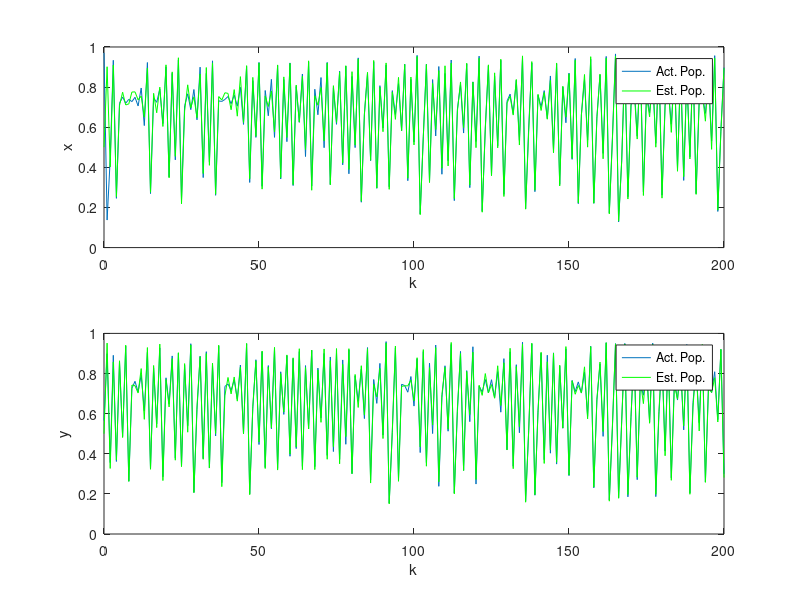

Reproduce this figure in MATLAB.
% Extended Kalman Filter design for the Coupled Logistic Maps
%
% Course: Recursive Estimation, Spring 2013
% Problem Set: Kalman Filtering
%
% --
% ETH Zurich
% Institute for Dynamic Systems and Control
% Philipp Reist
% reistp@ethz.ch
% 2013
%
% --
% Revision history
% [20.05.13, PR]    First version
%

function [] = RE_ProblemSet4Problem8()

% Choose which part of the problem you would like to run:
part = 'a'; % 'a' or 'b'

% System parameters:
mu = 3.9;       % growth rate
a = 0.6;        % process noise
b = 0.15;       % measurement noise
if('a' == part)
    alpha = 0.07;   % migration parameter
else
    alpha = rand*0.1;   % draw random migration parameter
end

%% Initialize actual system and estimator:
% Initialize actual system: Monkey populations
s0 = rand(2,1); % draw random populations

% Estimator parameters:
Q = eye(2)*a^2/12; % process noise variance, identical for v1 and v2
R = eye(2)*b^2/12; % measurement noise variance, identical for w1, w2

% Simulation setup:
Nsteps = 200;   % number of steps to simulate
sk = zeros(2,Nsteps + 1); % array to store actual pops. for reference
sk(:,1) = s0;  % Copy initial populations

% Initialize estimator:
if('a' == part)
    sm0 = 0.5*ones(2,1);    % mean of random initial populations
    Pm0 = eye(2) * 1/12;    % variance of random initial populations
    smk = zeros(2,Nsteps + 1); % array to store posterior means
    Pm = zeros(2,2,Nsteps + 1);    % array to store posterior variances
else
    sm0 = [0.5*ones(2,1);0.05];    % mean of random initial populations and random alpha
    Pm0 = diag(1/12*[ones(1,2),0.01]); % variance of random initial populations
    smk = zeros(3,Nsteps + 1);     % array to store posterior means
    Pm = zeros(3,3,Nsteps + 1);   % array to store posterior variances
end

% copy initial values to storage arrays:
smk(:,1) = sm0;           % copy initial posterior
Pm(:,:,1) = Pm0;          % copy initial state variance

%% Simulate
for i = 2:(Nsteps+1)
    % Update simulation state:
    sk(:,i) = dynamics(sk(:,i-1));
    % Generate measurement
    z = getMeasurement(sk(:,i));
    % Estimator Update:
    % Prior:
    [spk,Ppk] = priorUpdate(smk(:,i-1),Pm(:,:,i-1));
    % Posterior:
    [smk(:,i),Pm(:,:,i)] = posteriorUpdate(spk, Ppk, z);
end

%% Plot results
if('a' == part)
    figure(1)
    subplot(2,1,1)
    plot(0:Nsteps,sk(1,:)),hold on
    plot(0:Nsteps,smk(1,:),'g'), hold off
    xlabel('k')
    ylabel('x')
    legend('Act. Pop.', 'Est. Pop.')
    subplot(2,1,2)
    plot(0:Nsteps,sk(2,:)),hold on
    plot(0:Nsteps,smk(2,:),'g'), hold off
    xlabel('k')
    ylabel('y')
    legend('Act. Pop.', 'Est. Pop.')
else
    figure(1)
    subplot(3,1,1)
    plot(0:Nsteps,sk(1,:)),hold on
    plot(0:Nsteps,smk(1,:),'g'), hold off
    xlabel('k')
    ylabel('x')
    legend('Act. Pop.', 'Est. Pop.')
    subplot(3,1,2)
    plot(0:Nsteps,sk(2,:)),hold on
    plot(0:Nsteps,smk(2,:),'g'), hold off
    xlabel('k')
    ylabel('y')
    legend('Act. Pop.', 'Est. Pop.')
    subplot(3,1,3)
    plot(0:Nsteps,ones(1,Nsteps+1)*alpha),hold on
    plot(0:Nsteps,smk(3,:),'g'), hold off
    xlabel('k')
    ylabel('\alpha')
    legend('Act. Mig. Par.', 'Est. Mig. Par.')
end

%% Nested functions
% dynamics: Update actual populations
% input:    skm, the populations at year k-1
% output:   skp,  the populations at year k
    function [skp]  = dynamics(skm)
        lm = mu*skm.*(1 - skm); % logistic map update
        skp(1,1) = (1-alpha)*lm(1) + (1-a*rand)*alpha*lm(2); % pops. update
        skp(2,1) = (1-alpha)*lm(2) + (1-a*rand)*alpha*lm(1);
    end

% getMeasurement: Obtain measurement from real system
% input:    s, state at time k
% output:   z, measurement at time k, corrupted by meas. noise
    function z = getMeasurement(s)
        z = (1-b*rand(2,1)).*s;
    end

% priorUpdate: EKF prior update
% input:    skm, posterior mean at time k-1
%           Pmm, posterior variance at time k-1
% output:    sp, prior mean at time k
%            Pp, prior variance at time k
    function [sp,Pp] = priorUpdate(skm, Pmm)
        % mean update:
        lm = mu*skm(1:2,1).*(1 - skm(1:2,1)); % logistic map update
        if('a' == part)
            sp(1,1) = (1-alpha)*lm(1) + (1-a/2)*alpha*lm(2); % mean update
            sp(2,1) = (1-alpha)*lm(2) + (1-a/2)*alpha*lm(1); % notice expected value of proc. noise
        else
            sp(1,1) = (1-skm(3))*lm(1) + (1-a/2)*skm(3)*lm(2); % mean update
            sp(2,1) = (1-skm(3))*lm(2) + (1-a/2)*skm(3)*lm(1); % notice expected value of proc. noise
            sp(3,1) = skm(3);
        end
        % Variance update:
        % Linearize the nonlinear dynamics first
        % State dyn: partial f / partial s = A(k-1) =: Akm
        dlmds = mu*(1-2*skm(1:2,1));   % partials of logistic map
        if('a' == part)
            Akm = [(1-alpha)*dlmds(1), (1-a/2)*alpha*dlmds(2);
                (1-a/2)*alpha*dlmds(1),(1-alpha)*dlmds(2)];
            % Noise dyn: partial f / partial v = L(k-1) =: Lkm
            Lkm = [0, -alpha*lm(2); -alpha*lm(1),0];
        else
            Akm = [(1-skm(3))*dlmds(1), (1-a/2)*skm(3)*dlmds(2), -lm(1) + (1-a/2)*lm(2);
                   (1-a/2)*skm(3)*dlmds(1), (1-skm(3))*dlmds(2), -lm(2) + (1-a/2)*lm(1);
                0, 0, 1];
            % Noise dyn: partial f / partial v = L(k-1) =: Lkm
            Lkm = [-skm(3)*[0, lm(2); lm(1),0];zeros(1,2)];
        end
        
        % variance update
        Pp = Akm*Pmm*Akm' + Lkm*Q*Lkm';
    end

% posteriorUpdate: EKF prior update
% input:     sp, prior mean at time k
%            Pp, prior variance at time k
%             z, measurement at time k
% output:    sm, posterior mean at time k
%            Pm, posterior variance at time k
    function [sm,Pm] = posteriorUpdate(sp, Pp, z)
        % Linearize measurement equations:
        if('a' == part)
            % partial z / partial s = H(k) =: Hk
            Hk = eye(2)*(1-b/2); % note the exp. value E[w] of the meas. noise
        else
            % partial z / partial s = H(k) =: Hk
            Hk = [eye(2)*(1-b/2),zeros(2,1)]; % note the exp. value E[w] of the meas. noise
        end
        % partial z / partial w = M(k) =: Mk
        Mk = -diag(sp(1:2));
        % Kalman gain:
        Kk = Pp*Hk'/(Hk*Pp*Hk' + Mk*R*Mk');
        % Mean update:
        sm = sp + Kk*(z - (1-b/2)*sp(1:2,1)); % note again E[w]
        % Variance update:
        Pm = (eye(length(sp)) - Kk*Hk)*Pp*(eye(length(sp)) - Kk*Hk)' + Kk*Mk*R*Mk'*Kk';
    end
end